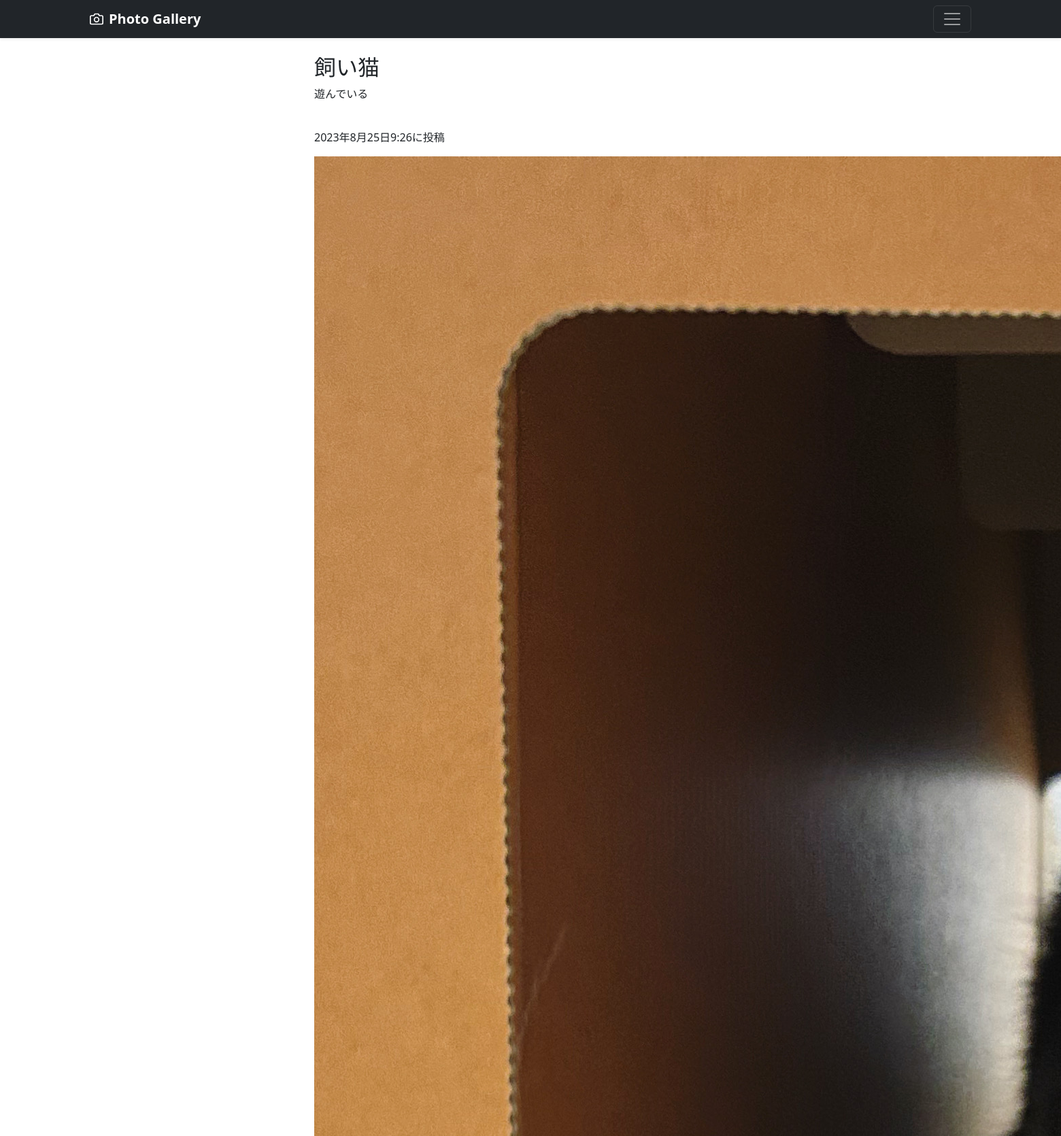
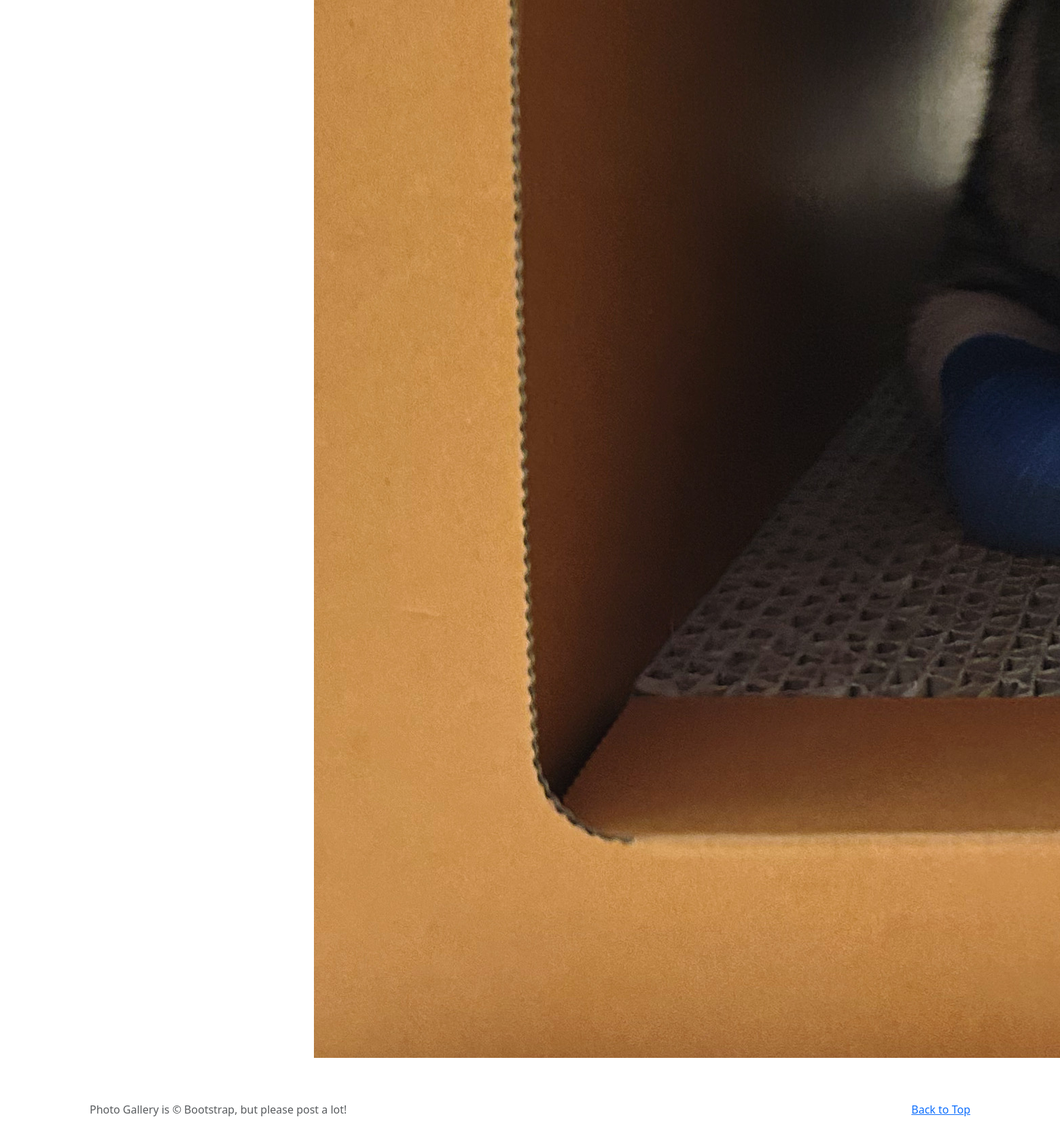
/photo-detail/1, run on the app's committed database (2 pictures, top to bottom).
### photo/models.py (models this page shows, shortened)
class PhotoPost(models.Model):
    user=models.ForeignKey(
        CustomUser,
        verbose_name='ユーザー',
        on_delete=models.CASCADE
        )
    category=models.ForeignKey(
        Category,
        verbose_name='カテゴリ',
        on_delete=models.PROTECT
        )
    title=models.CharField(
        verbose_name='タイトル', #フィールドのタイトル
        max_length=200          #最大文字数は200
        )
    comment=models.TextField(
        verbose_name='コメント'            #フィールドのタイトル
    )
    image1=models.ImageField(
        verbose_name='イメージ1',           #フィールドのタイトル
        upload_to='photos'                 #MEDIA_ROOT以下のphotosにファイルを保存
    )
    image2=models.ImageField(
        verbose_name='イメージ2',           #フィールドのタイトル
        upload_to='photos',                #MEDIA_ROOT以下のphotosにファイルを保存
        blank=True,                        #フィールドの値の設定は必須ではない
        null=True                          #データベースにnullが保存されていることを許容
    )
    posted_at=models.DateTimeField(
        verbose_name='投稿日時',            #フィールドのタイトル
        auto_now_add=True                  #日時を自動追加
    )

### photo/views.py (the view)
class DetailView(DetailView):
    template_name='detail.html'
    model=PhotoPost

### photo/templates/detail.html (shortened to what this page needs)
{% extends 'base.html' %}
    {%block contents %}
    <br>
    <div class="container">
        <div class="row">
            <div class="col offset-3">
                <h2>{{object.title}}</h2>
                <p>{{object.comment}}</p>
                <br>
                <p>{{object.posted_at}}に投稿</p>
                <p><img src="{{ object.image1.url }}"></img></p>
            </div>
        </div>
    </div>
    {% endblock %}

### data on the page
PhotoPost: title "飼い猫", comment "遊んでいる", posted_at "2023年8月25日9:26", image1 (picture)
